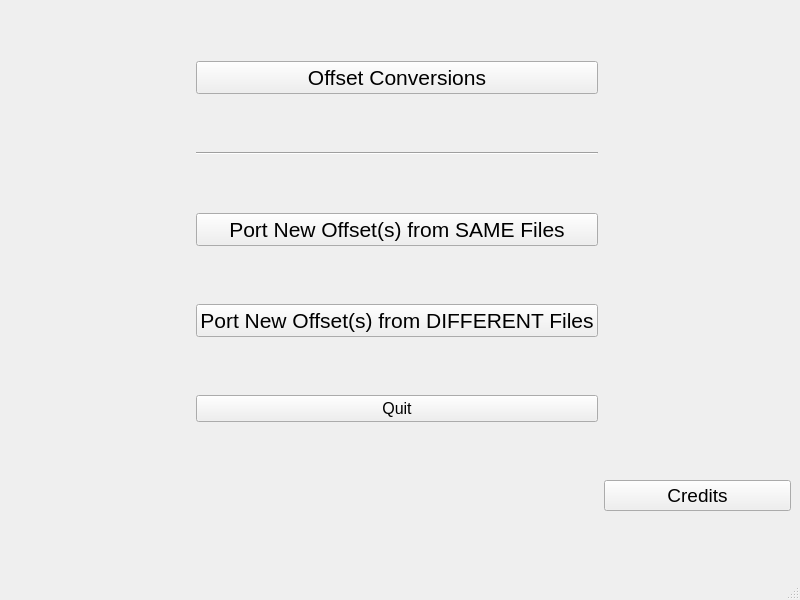
<?xml version="1.0" encoding="UTF-8"?>
<ui version="4.0">
 <class>MainWindow</class>
 <widget class="QMainWindow" name="MainWindow">
  <property name="windowModality">
   <enum>Qt::ApplicationModal</enum>
  </property>
  <property name="geometry">
   <rect>
    <x>0</x>
    <y>0</y>
    <width>800</width>
    <height>600</height>
   </rect>
  </property>
  <property name="windowTitle">
   <string>findBytes GUI</string>
  </property>
  <widget class="QWidget" name="centralwidget">
   <layout class="QGridLayout" name="gridLayout">
    <item row="4" column="1">
     <widget class="QPushButton" name="differentFiles">
      <property name="font">
       <font>
        <pointsize>16</pointsize>
       </font>
      </property>
      <property name="text">
       <string>Port New Offset(s) from DIFFERENT Files</string>
      </property>
     </widget>
    </item>
    <item row="0" column="0">
     <spacer name="horizontalSpacer">
      <property name="orientation">
       <enum>Qt::Horizontal</enum>
      </property>
      <property name="sizeHint" stdset="0">
       <size>
        <width>40</width>
        <height>20</height>
       </size>
      </property>
     </spacer>
    </item>
    <item row="5" column="1">
     <widget class="QPushButton" name="quit">
      <property name="font">
       <font>
        <pointsize>12</pointsize>
       </font>
      </property>
      <property name="text">
       <string>Quit</string>
      </property>
     </widget>
    </item>
    <item row="6" column="2">
     <widget class="QPushButton" name="credits">
      <property name="font">
       <font>
        <pointsize>14</pointsize>
       </font>
      </property>
      <property name="text">
       <string>Credits</string>
      </property>
     </widget>
    </item>
    <item row="0" column="1">
     <widget class="QPushButton" name="offsetConversions">
      <property name="font">
       <font>
        <pointsize>16</pointsize>
       </font>
      </property>
      <property name="text">
       <string>Offset Conversions</string>
      </property>
     </widget>
    </item>
    <item row="3" column="1">
     <widget class="QPushButton" name="sameFiles">
      <property name="font">
       <font>
        <pointsize>16</pointsize>
       </font>
      </property>
      <property name="text">
       <string>Port New Offset(s) from SAME Files</string>
      </property>
     </widget>
    </item>
    <item row="0" column="2">
     <spacer name="horizontalSpacer_2">
      <property name="orientation">
       <enum>Qt::Horizontal</enum>
      </property>
      <property name="sizeHint" stdset="0">
       <size>
        <width>40</width>
        <height>20</height>
       </size>
      </property>
     </spacer>
    </item>
    <item row="2" column="1">
     <widget class="Line" name="line">
      <property name="orientation">
       <enum>Qt::Horizontal</enum>
      </property>
     </widget>
    </item>
   </layout>
  </widget>
  <widget class="QMenuBar" name="menubar">
   <property name="geometry">
    <rect>
     <x>0</x>
     <y>0</y>
     <width>800</width>
     <height>21</height>
    </rect>
   </property>
  </widget>
  <widget class="QStatusBar" name="statusbar"/>
 </widget>
 <resources/>
 <connections/>
</ui>
